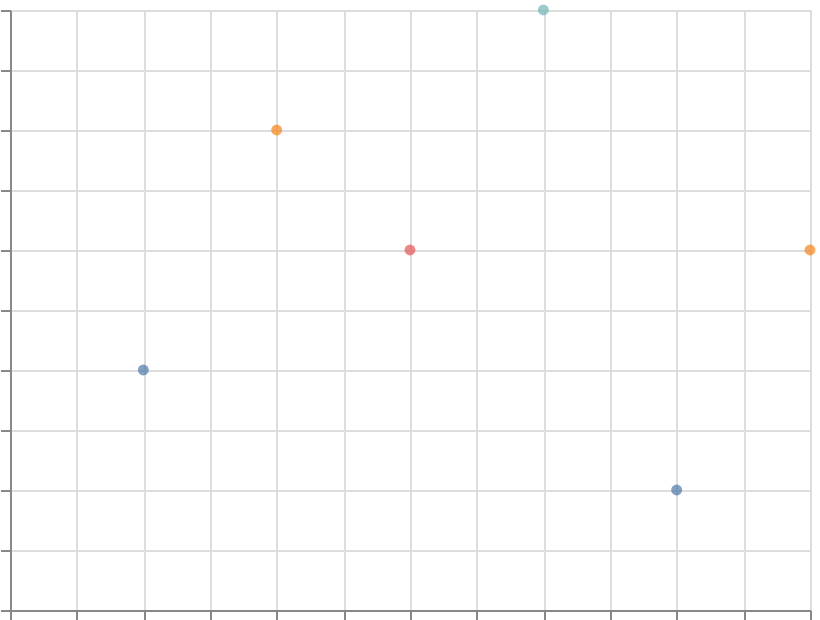

Describe this chart as a Vega-Lite specification.
### Vega-Lite specification from a JSON file in a GitHub repository (floating-point values rounded to 4 significant figures)
{"$schema": "https://vega.github.io/schema/vega-lite/v6.json", "width": 400, "height": 300, "padding": 5, "autosize": "none", "data": {"name": "table", "values": [{"x": 1, "y": 2, "cat": "A"}, {"x": 2, "y": 4, "cat": "B"}, {"x": 3, "y": 3, "cat": "C"}, {"x": 4, "y": 5, "cat": "D"}, {"x": 5, "y": 1, "cat": "A"}, {"x": 6, "y": 3, "cat": "B"}]}, "mark": {"type": "point", "filled": true}, "encoding": {"x": {"field": "x", "type": "quantitative"}, "y": {"field": "y", "type": "quantitative"}, "color": {"field": "cat", "type": "nominal", "legend": {"orient": "bottom"}}}}
